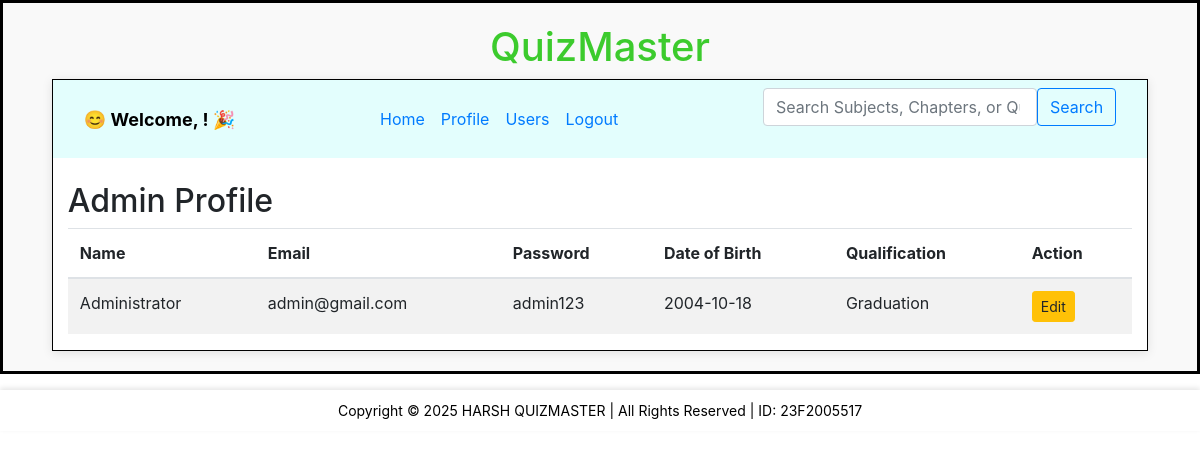
The app's page /admin_profile with its own data.
### backend/models.py (models this page shows)
class User_Info(db.Model):
    __tablename__ = "user_info"
    id = db.Column(db.Integer, primary_key=True)
    email = db.Column(db.String, unique=True, nullable=False)
    password = db.Column(db.String, nullable=False)
    role = db.Column(db.Integer, default=1)
    full_name = db.Column(db.String, nullable=False)
    dob = db.Column(db.Date, nullable=False)
    qualification = db.Column(db.String, nullable=False)
    scores = db.relationship("Score", cascade="all,delete", backref="user", lazy=True)

### backend/controllers.py (the view)
@app.route("/admin_profile", methods=["GET"])
def admin_profile():
    admins = User_Info.query.filter_by(role=0).all()
    return render_template("admin_profile.html", admins=admins)

### templates/admin_profile.html
{% extends "admin_layout.html" %}
{% block content %}
<div class="container mt-4">
    <h2>Admin Profile</h2>
    <table class="table table-striped">
        <thead>
            <tr>
                <th>Name</th>
                <th>Email</th>
                <th>Password</th>
                <th>Date of Birth</th>
                <th>Qualification</th>
                <th>Action</th>
            </tr>
        </thead>
        <tbody>
            {% for admin in admins %}
            <tr>
                <td>{{ admin.full_name }}</td>
                <td>{{ admin.email }}</td>
                <td>{{ admin.password }}</td>
                <td>{{ admin.dob }}</td>
                <td>{{ admin.qualification }}</td>
                <td>
                    <a href="{{ url_for('edit_admin', id=admin.id) }}" class="btn btn-warning btn-sm">Edit</a>
                </td>
            </tr>
            {% endfor %}
        </tbody>
    </table>
</div>
{% endblock %}

### static/styles/main.css (style rules this page uses)
* { margin: 0px; }

### records on screen
User_Info: full_name "Administrator", email "admin@gmail.com", password "admin123", dob "2004-10-18", qualification "Graduation"
